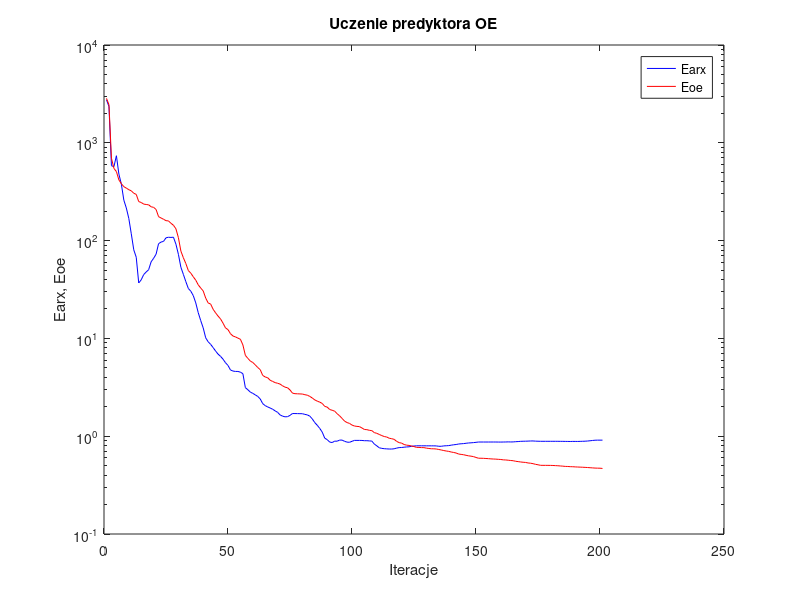
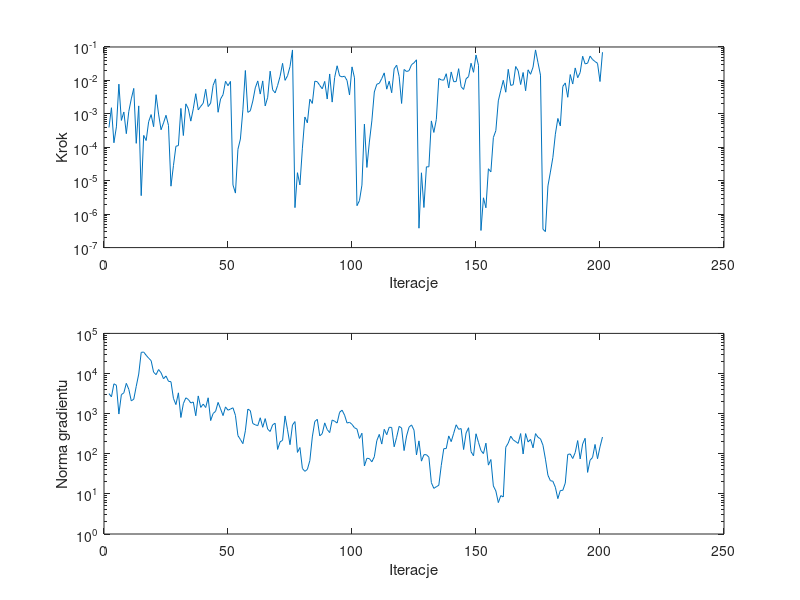

These figures' MATLAB source, in order:
%uczenie predyktora oe
clear all;
n=0; farx(n+1)=2.754629e+003; foe(n+1)=2.846614e+003; wspucz(n+1)=0.000000e+000; ng(n+1)=0.000000e+000;
%odnowa zmiennej metryki
n=1; farx(n+1)=2.347787e+003; foe(n+1)=2.453390e+003; krok(n+1)=3.909299e-004; ng(n+1)=3.166739e+003;
n=2; farx(n+1)=5.833383e+002; foe(n+1)=6.960926e+002; krok(n+1)=1.524981e-003; ng(n+1)=2.622130e+003;
n=3; farx(n+1)=5.703999e+002; foe(n+1)=5.469522e+002; krok(n+1)=1.366331e-004; ng(n+1)=5.546091e+003;
n=4; farx(n+1)=7.376708e+002; foe(n+1)=5.082811e+002; krok(n+1)=4.079127e-004; ng(n+1)=5.089884e+003;
n=5; farx(n+1)=4.786756e+002; foe(n+1)=4.172820e+002; krok(n+1)=7.737158e-003; ng(n+1)=9.771933e+002;
n=6; farx(n+1)=3.776753e+002; foe(n+1)=3.821113e+002; krok(n+1)=6.355479e-004; ng(n+1)=2.973302e+003;
n=7; farx(n+1)=2.589622e+002; foe(n+1)=3.559627e+002; krok(n+1)=1.136630e-003; ng(n+1)=3.304907e+003;
n=8; farx(n+1)=2.154690e+002; foe(n+1)=3.442697e+002; krok(n+1)=2.556540e-004; ng(n+1)=5.693933e+003;
n=9; farx(n+1)=1.686528e+002; foe(n+1)=3.315330e+002; krok(n+1)=1.186919e-003; ng(n+1)=4.043297e+003;
n=10; farx(n+1)=1.174098e+002; foe(n+1)=3.227930e+002; krok(n+1)=2.804162e-003; ng(n+1)=2.079805e+003;
n=11; farx(n+1)=8.052696e+001; foe(n+1)=3.050407e+002; krok(n+1)=5.767896e-003; ng(n+1)=2.288656e+003;
n=12; farx(n+1)=6.755035e+001; foe(n+1)=2.968949e+002; krok(n+1)=1.312842e-004; ng(n+1)=4.797513e+003;
n=13; farx(n+1)=3.687160e+001; foe(n+1)=2.505588e+002; krok(n+1)=1.730147e-003; ng(n+1)=9.692123e+003;
n=14; farx(n+1)=3.971478e+001; foe(n+1)=2.453437e+002; krok(n+1)=3.578487e-006; ng(n+1)=3.360955e+004;
n=15; farx(n+1)=4.492960e+001; foe(n+1)=2.361159e+002; krok(n+1)=2.266194e-004; ng(n+1)=3.431934e+004;
n=16; farx(n+1)=4.772123e+001; foe(n+1)=2.340796e+002; krok(n+1)=1.592395e-004; ng(n+1)=2.846718e+004;
n=17; farx(n+1)=5.041532e+001; foe(n+1)=2.321769e+002; krok(n+1)=5.823194e-004; ng(n+1)=2.415925e+004;
n=18; farx(n+1)=6.069657e+001; foe(n+1)=2.217702e+002; krok(n+1)=9.511937e-004; ng(n+1)=2.092457e+004;
n=19; farx(n+1)=6.591284e+001; foe(n+1)=2.188270e+002; krok(n+1)=4.129769e-004; ng(n+1)=1.076378e+004;
n=20; farx(n+1)=7.259156e+001; foe(n+1)=2.080334e+002; krok(n+1)=3.739948e-003; ng(n+1)=9.365699e+003;
n=21; farx(n+1)=9.302927e+001; foe(n+1)=1.757487e+002; krok(n+1)=9.854180e-004; ng(n+1)=1.255570e+004;
n=22; farx(n+1)=9.660455e+001; foe(n+1)=1.703605e+002; krok(n+1)=3.341463e-004; ng(n+1)=1.046028e+004;
n=23; farx(n+1)=9.819614e+001; foe(n+1)=1.653250e+002; krok(n+1)=5.362933e-004; ng(n+1)=7.396101e+003;
n=24; farx(n+1)=1.068031e+002; foe(n+1)=1.598920e+002; krok(n+1)=9.064776e-004; ng(n+1)=8.671038e+003;
n=25; farx(n+1)=1.082235e+002; foe(n+1)=1.589846e+002; krok(n+1)=4.526501e-004; ng(n+1)=6.389717e+003;
%odnowa zmiennej metryki
n=26; farx(n+1)=1.077608e+002; foe(n+1)=1.503375e+002; krok(n+1)=6.869231e-006; ng(n+1)=6.250475e+003;
n=27; farx(n+1)=1.083121e+002; foe(n+1)=1.435838e+002; krok(n+1)=2.829063e-005; ng(n+1)=2.404524e+003;
n=28; farx(n+1)=9.193659e+001; foe(n+1)=1.320745e+002; krok(n+1)=1.075741e-004; ng(n+1)=1.681427e+003;
n=29; farx(n+1)=7.236558e+001; foe(n+1)=1.071801e+002; krok(n+1)=1.123689e-004; ng(n+1)=3.298631e+003;
n=30; farx(n+1)=5.340015e+001; foe(n+1)=7.810168e+001; krok(n+1)=1.457389e-003; ng(n+1)=8.015297e+002;
n=31; farx(n+1)=4.516927e+001; foe(n+1)=6.680649e+001; krok(n+1)=2.247378e-004; ng(n+1)=1.774672e+003;
n=32; farx(n+1)=3.804925e+001; foe(n+1)=5.825204e+001; krok(n+1)=1.992740e-003; ng(n+1)=2.478800e+003;
n=33; farx(n+1)=3.241090e+001; foe(n+1)=4.942757e+001; krok(n+1)=1.420511e-003; ng(n+1)=2.255266e+003;
n=34; farx(n+1)=3.038013e+001; foe(n+1)=4.643198e+001; krok(n+1)=6.057322e-004; ng(n+1)=1.843363e+003;
n=35; farx(n+1)=2.738369e+001; foe(n+1)=4.267945e+001; krok(n+1)=1.413789e-003; ng(n+1)=1.950567e+003;
n=36; farx(n+1)=2.307038e+001; foe(n+1)=3.937632e+001; krok(n+1)=4.004785e-003; ng(n+1)=8.851287e+002;
n=37; farx(n+1)=1.832012e+001; foe(n+1)=3.528731e+001; krok(n+1)=1.318183e-003; ng(n+1)=2.762470e+003;
n=38; farx(n+1)=1.520153e+001; foe(n+1)=3.273066e+001; krok(n+1)=1.682049e-003; ng(n+1)=1.429908e+003;
n=39; farx(n+1)=1.280808e+001; foe(n+1)=3.057390e+001; krok(n+1)=2.075244e-003; ng(n+1)=1.728791e+003;
n=40; farx(n+1)=1.014493e+001; foe(n+1)=2.585306e+001; krok(n+1)=5.433546e-003; ng(n+1)=1.419617e+003;
n=41; farx(n+1)=9.236763e+000; foe(n+1)=2.304990e+001; krok(n+1)=1.651908e-003; ng(n+1)=2.481789e+003;
n=42; farx(n+1)=8.690814e+000; foe(n+1)=2.245172e+001; krok(n+1)=2.100547e-003; ng(n+1)=6.719073e+002;
n=43; farx(n+1)=8.058138e+000; foe(n+1)=1.985200e+001; krok(n+1)=7.119007e-003; ng(n+1)=1.008721e+003;
n=44; farx(n+1)=7.423681e+000; foe(n+1)=1.824887e+001; krok(n+1)=1.109636e-002; ng(n+1)=1.144515e+003;
n=45; farx(n+1)=6.901080e+000; foe(n+1)=1.689697e+001; krok(n+1)=1.116161e-003; ng(n+1)=1.907512e+003;
n=46; farx(n+1)=6.552232e+000; foe(n+1)=1.580950e+001; krok(n+1)=2.778799e-003; ng(n+1)=1.316265e+003;
n=47; farx(n+1)=6.126142e+000; foe(n+1)=1.430038e+001; krok(n+1)=3.752448e-003; ng(n+1)=8.943385e+002;
n=48; farx(n+1)=5.637359e+000; foe(n+1)=1.279792e+001; krok(n+1)=9.447410e-003; ng(n+1)=1.473032e+003;
n=49; farx(n+1)=5.289242e+000; foe(n+1)=1.229196e+001; krok(n+1)=6.956269e-003; ng(n+1)=1.217115e+003;
n=50; farx(n+1)=4.753379e+000; foe(n+1)=1.116571e+001; krok(n+1)=9.335866e-003; ng(n+1)=1.299804e+003;
%odnowa zmiennej metryki
n=51; farx(n+1)=4.636795e+000; foe(n+1)=1.057929e+001; krok(n+1)=7.470954e-006; ng(n+1)=1.399007e+003;
n=52; farx(n+1)=4.594773e+000; foe(n+1)=1.036359e+001; krok(n+1)=4.269784e-006; ng(n+1)=9.042117e+002;
n=53; farx(n+1)=4.594103e+000; foe(n+1)=1.006422e+001; krok(n+1)=8.683747e-005; ng(n+1)=2.837807e+002;
n=54; farx(n+1)=4.516952e+000; foe(n+1)=9.797898e+000; krok(n+1)=1.767187e-004; ng(n+1)=2.269498e+002;
n=55; farx(n+1)=4.359541e+000; foe(n+1)=8.582634e+000; krok(n+1)=1.317301e-003; ng(n+1)=1.785408e+002;
n=56; farx(n+1)=3.135531e+000; foe(n+1)=6.708804e+000; krok(n+1)=1.979909e-002; ng(n+1)=3.738168e+002;
n=57; farx(n+1)=2.986897e+000; foe(n+1)=6.250099e+000; krok(n+1)=1.109421e-003; ng(n+1)=1.296156e+003;
n=58; farx(n+1)=2.824691e+000; foe(n+1)=5.866964e+000; krok(n+1)=1.236155e-003; ng(n+1)=1.188285e+003;
n=59; farx(n+1)=2.741449e+000; foe(n+1)=5.669604e+000; krok(n+1)=2.414856e-003; ng(n+1)=5.665005e+002;
n=60; farx(n+1)=2.646675e+000; foe(n+1)=5.360061e+000; krok(n+1)=5.999763e-003; ng(n+1)=5.272805e+002;
n=61; farx(n+1)=2.550294e+000; foe(n+1)=5.037961e+000; krok(n+1)=9.659422e-003; ng(n+1)=5.016693e+002;
n=62; farx(n+1)=2.402961e+000; foe(n+1)=4.788426e+000; krok(n+1)=3.907882e-003; ng(n+1)=7.888990e+002;
n=63; farx(n+1)=2.151227e+000; foe(n+1)=4.181594e+000; krok(n+1)=9.661282e-003; ng(n+1)=4.567904e+002;
n=64; farx(n+1)=2.055191e+000; foe(n+1)=4.034163e+000; krok(n+1)=1.726346e-003; ng(n+1)=7.509917e+002;
n=65; farx(n+1)=1.991079e+000; foe(n+1)=3.961003e+000; krok(n+1)=3.128460e-003; ng(n+1)=4.106317e+002;
n=66; farx(n+1)=1.943136e+000; foe(n+1)=3.731373e+000; krok(n+1)=1.891529e-002; ng(n+1)=3.589538e+002;
n=67; farx(n+1)=1.886682e+000; foe(n+1)=3.631590e+000; krok(n+1)=5.242823e-003; ng(n+1)=5.265233e+002;
n=68; farx(n+1)=1.817043e+000; foe(n+1)=3.531605e+000; krok(n+1)=4.234033e-003; ng(n+1)=5.769359e+002;
n=69; farx(n+1)=1.754095e+000; foe(n+1)=3.477787e+000; krok(n+1)=7.088910e-003; ng(n+1)=1.282736e+002;
n=70; farx(n+1)=1.651242e+000; foe(n+1)=3.411286e+000; krok(n+1)=1.321323e-002; ng(n+1)=1.984066e+002;
n=71; farx(n+1)=1.603900e+000; foe(n+1)=3.275615e+000; krok(n+1)=3.244437e-002; ng(n+1)=2.156121e+002;
n=72; farx(n+1)=1.578014e+000; foe(n+1)=3.172491e+000; krok(n+1)=1.004449e-002; ng(n+1)=8.768063e+002;
n=73; farx(n+1)=1.583821e+000; foe(n+1)=3.129740e+000; krok(n+1)=1.378623e-002; ng(n+1)=3.955554e+002;
n=74; farx(n+1)=1.632664e+000; foe(n+1)=2.970096e+000; krok(n+1)=2.598758e-002; ng(n+1)=1.683917e+002;
n=75; farx(n+1)=1.706293e+000; foe(n+1)=2.756858e+000; krok(n+1)=8.153064e-002; ng(n+1)=5.208597e+002;
%odnowa zmiennej metryki
n=76; farx(n+1)=1.704234e+000; foe(n+1)=2.720738e+000; krok(n+1)=1.566513e-006; ng(n+1)=6.335722e+002;
n=77; farx(n+1)=1.702329e+000; foe(n+1)=2.713953e+000; krok(n+1)=1.738167e-005; ng(n+1)=1.080842e+002;
n=78; farx(n+1)=1.699754e+000; foe(n+1)=2.706106e+000; krok(n+1)=7.486185e-006; ng(n+1)=1.431761e+002;
n=79; farx(n+1)=1.698386e+000; foe(n+1)=2.698622e+000; krok(n+1)=9.411109e-005; ng(n+1)=4.293864e+001;
n=80; farx(n+1)=1.671203e+000; foe(n+1)=2.656604e+000; krok(n+1)=8.062699e-004; ng(n+1)=3.644730e+001;
n=81; farx(n+1)=1.650838e+000; foe(n+1)=2.625712e+000; krok(n+1)=5.391128e-004; ng(n+1)=4.067995e+001;
n=82; farx(n+1)=1.602675e+000; foe(n+1)=2.550471e+000; krok(n+1)=2.739044e-003; ng(n+1)=6.761572e+001;
n=83; farx(n+1)=1.501028e+000; foe(n+1)=2.457335e+000; krok(n+1)=2.050616e-003; ng(n+1)=2.628395e+002;
n=84; farx(n+1)=1.376808e+000; foe(n+1)=2.348503e+000; krok(n+1)=9.495353e-003; ng(n+1)=6.385944e+002;
n=85; farx(n+1)=1.292786e+000; foe(n+1)=2.283252e+000; krok(n+1)=9.150227e-003; ng(n+1)=7.222707e+002;
n=86; farx(n+1)=1.200782e+000; foe(n+1)=2.229621e+000; krok(n+1)=7.088910e-003; ng(n+1)=2.790499e+002;
n=87; farx(n+1)=1.100787e+000; foe(n+1)=2.162988e+000; krok(n+1)=5.608324e-003; ng(n+1)=3.182080e+002;
n=88; farx(n+1)=9.554677e-001; foe(n+1)=2.017418e+000; krok(n+1)=9.344559e-003; ng(n+1)=5.884102e+002;
n=89; farx(n+1)=9.223641e-001; foe(n+1)=1.985098e+000; krok(n+1)=2.778799e-003; ng(n+1)=4.014755e+002;
n=90; farx(n+1)=8.714203e-001; foe(n+1)=1.875026e+000; krok(n+1)=1.559909e-002; ng(n+1)=3.368444e+002;
n=91; farx(n+1)=8.611681e-001; foe(n+1)=1.841971e+000; krok(n+1)=2.247173e-003; ng(n+1)=6.941123e+002;
n=92; farx(n+1)=8.899852e-001; foe(n+1)=1.803695e+000; krok(n+1)=1.226153e-002; ng(n+1)=6.457823e+002;
n=93; farx(n+1)=8.891254e-001; foe(n+1)=1.698946e+000; krok(n+1)=2.741202e-002; ng(n+1)=5.824142e+002;
n=94; farx(n+1)=9.123743e-001; foe(n+1)=1.616303e+000; krok(n+1)=1.366559e-002; ng(n+1)=1.080174e+003;
n=95; farx(n+1)=9.124655e-001; foe(n+1)=1.520187e+000; krok(n+1)=1.275465e-002; ng(n+1)=1.220355e+003;
n=96; farx(n+1)=8.868634e-001; foe(n+1)=1.426625e+000; krok(n+1)=1.340015e-002; ng(n+1)=9.186203e+002;
n=97; farx(n+1)=8.699881e-001; foe(n+1)=1.378631e+000; krok(n+1)=9.939766e-003; ng(n+1)=5.833956e+002;
n=98; farx(n+1)=8.665421e-001; foe(n+1)=1.351549e+000; krok(n+1)=3.660956e-003; ng(n+1)=6.080419e+002;
n=99; farx(n+1)=8.867466e-001; foe(n+1)=1.299619e+000; krok(n+1)=2.541206e-002; ng(n+1)=5.400968e+002;
n=100; farx(n+1)=9.060769e-001; foe(n+1)=1.271475e+000; krok(n+1)=1.196341e-002; ng(n+1)=4.447397e+002;
%odnowa zmiennej metryki
n=101; farx(n+1)=9.059903e-001; foe(n+1)=1.259590e+000; krok(n+1)=1.793158e-006; ng(n+1)=4.136616e+002;
n=102; farx(n+1)=9.060506e-001; foe(n+1)=1.253928e+000; krok(n+1)=2.537287e-006; ng(n+1)=2.406457e+002;
n=103; farx(n+1)=9.049606e-001; foe(n+1)=1.213880e+000; krok(n+1)=7.381362e-006; ng(n+1)=3.248070e+002;
n=104; farx(n+1)=8.994562e-001; foe(n+1)=1.171506e+000; krok(n+1)=4.927090e-004; ng(n+1)=4.962135e+001;
n=105; farx(n+1)=8.995408e-001; foe(n+1)=1.166634e+000; krok(n+1)=2.496301e-005; ng(n+1)=7.711276e+001;
n=106; farx(n+1)=8.951607e-001; foe(n+1)=1.148660e+000; krok(n+1)=1.433605e-004; ng(n+1)=7.585559e+001;
n=107; farx(n+1)=8.914111e-001; foe(n+1)=1.140101e+000; krok(n+1)=6.145526e-004; ng(n+1)=6.297836e+001;
n=108; farx(n+1)=8.309636e-001; foe(n+1)=1.088124e+000; krok(n+1)=4.509565e-003; ng(n+1)=8.412977e+001;
n=109; farx(n+1)=7.969854e-001; foe(n+1)=1.069952e+000; krok(n+1)=7.692316e-003; ng(n+1)=2.115704e+002;
n=110; farx(n+1)=7.612446e-001; foe(n+1)=1.042224e+000; krok(n+1)=8.202462e-003; ng(n+1)=3.039203e+002;
n=111; farx(n+1)=7.509144e-001; foe(n+1)=1.014662e+000; krok(n+1)=1.139839e-002; ng(n+1)=1.744778e+002;
n=112; farx(n+1)=7.451777e-001; foe(n+1)=9.924854e-001; krok(n+1)=1.680437e-002; ng(n+1)=4.068740e+002;
n=113; farx(n+1)=7.420476e-001; foe(n+1)=9.810112e-001; krok(n+1)=5.478088e-003; ng(n+1)=2.981196e+002;
n=114; farx(n+1)=7.395802e-001; foe(n+1)=9.534164e-001; krok(n+1)=9.458902e-003; ng(n+1)=4.575602e+002;
n=115; farx(n+1)=7.392186e-001; foe(n+1)=9.429611e-001; krok(n+1)=4.282689e-003; ng(n+1)=4.529270e+002;
n=116; farx(n+1)=7.438889e-001; foe(n+1)=9.286701e-001; krok(n+1)=2.223039e-002; ng(n+1)=1.491918e+002;
n=117; farx(n+1)=7.557223e-001; foe(n+1)=8.858158e-001; krok(n+1)=2.857938e-002; ng(n+1)=2.573109e+002;
n=118; farx(n+1)=7.645607e-001; foe(n+1)=8.594658e-001; krok(n+1)=1.321526e-002; ng(n+1)=4.812752e+002;
n=119; farx(n+1)=7.667029e-001; foe(n+1)=8.497798e-001; krok(n+1)=2.045232e-003; ng(n+1)=4.389506e+002;
n=120; farx(n+1)=7.720127e-001; foe(n+1)=8.223538e-001; krok(n+1)=2.128042e-002; ng(n+1)=1.200836e+002;
n=121; farx(n+1)=7.765087e-001; foe(n+1)=8.099825e-001; krok(n+1)=1.844475e-002; ng(n+1)=2.770127e+002;
n=122; farx(n+1)=7.792920e-001; foe(n+1)=8.050616e-001; krok(n+1)=1.957031e-002; ng(n+1)=4.600509e+002;
n=123; farx(n+1)=7.880030e-001; foe(n+1)=7.940770e-001; krok(n+1)=2.954351e-002; ng(n+1)=5.238626e+002;
n=124; farx(n+1)=7.934339e-001; foe(n+1)=7.838837e-001; krok(n+1)=3.361391e-002; ng(n+1)=3.878571e+002;
n=125; farx(n+1)=7.979567e-001; foe(n+1)=7.685140e-001; krok(n+1)=4.134280e-002; ng(n+1)=9.374322e+001;
%odnowa zmiennej metryki
n=126; farx(n+1)=7.979406e-001; foe(n+1)=7.677025e-001; krok(n+1)=3.804337e-007; ng(n+1)=2.094126e+002;
n=127; farx(n+1)=7.976910e-001; foe(n+1)=7.646658e-001; krok(n+1)=1.726474e-005; ng(n+1)=6.550980e+001;
n=128; farx(n+1)=7.976645e-001; foe(n+1)=7.641577e-001; krok(n+1)=1.581345e-006; ng(n+1)=9.476597e+001;
n=129; farx(n+1)=7.973753e-001; foe(n+1)=7.549894e-001; krok(n+1)=2.605170e-005; ng(n+1)=9.489361e+001;
n=130; farx(n+1)=7.970525e-001; foe(n+1)=7.489292e-001; krok(n+1)=2.605170e-005; ng(n+1)=8.210993e+001;
n=131; farx(n+1)=7.970811e-001; foe(n+1)=7.440131e-001; krok(n+1)=6.145526e-004; ng(n+1)=1.902886e+001;
n=132; farx(n+1)=7.968405e-001; foe(n+1)=7.432803e-001; krok(n+1)=2.779644e-004; ng(n+1)=1.372267e+001;
n=133; farx(n+1)=7.954984e-001; foe(n+1)=7.397878e-001; krok(n+1)=6.791933e-004; ng(n+1)=1.508051e+001;
n=134; farx(n+1)=7.888448e-001; foe(n+1)=7.314832e-001; krok(n+1)=1.139839e-002; ng(n+1)=1.638158e+001;
n=135; farx(n+1)=7.888166e-001; foe(n+1)=7.230300e-001; krok(n+1)=1.034736e-002; ng(n+1)=5.146293e+001;
n=136; farx(n+1)=7.959701e-001; foe(n+1)=7.133418e-001; krok(n+1)=1.019133e-002; ng(n+1)=1.338432e+002;
n=137; farx(n+1)=7.986073e-001; foe(n+1)=7.057045e-001; krok(n+1)=1.586441e-002; ng(n+1)=1.349493e+002;
n=138; farx(n+1)=8.016363e-001; foe(n+1)=6.994927e-001; krok(n+1)=5.967206e-003; ng(n+1)=2.784510e+002;
n=139; farx(n+1)=8.097367e-001; foe(n+1)=6.893782e-001; krok(n+1)=1.792653e-002; ng(n+1)=2.005703e+002;
n=140; farx(n+1)=8.173352e-001; foe(n+1)=6.816937e-001; krok(n+1)=9.157950e-003; ng(n+1)=3.237347e+002;
n=141; farx(n+1)=8.223118e-001; foe(n+1)=6.732221e-001; krok(n+1)=9.231023e-003; ng(n+1)=5.269392e+002;
n=142; farx(n+1)=8.322111e-001; foe(n+1)=6.571651e-001; krok(n+1)=2.243330e-002; ng(n+1)=4.072635e+002;
n=143; farx(n+1)=8.366822e-001; foe(n+1)=6.516537e-001; krok(n+1)=6.480489e-003; ng(n+1)=4.242424e+002;
n=144; farx(n+1)=8.402942e-001; foe(n+1)=6.464317e-001; krok(n+1)=5.368339e-003; ng(n+1)=1.274536e+002;
n=145; farx(n+1)=8.467615e-001; foe(n+1)=6.375951e-001; krok(n+1)=1.121665e-002; ng(n+1)=3.287776e+002;
n=146; farx(n+1)=8.527925e-001; foe(n+1)=6.299413e-001; krok(n+1)=1.299379e-002; ng(n+1)=4.454628e+002;
n=147; farx(n+1)=8.556963e-001; foe(n+1)=6.250519e-001; krok(n+1)=3.266584e-002; ng(n+1)=1.122543e+002;
n=148; farx(n+1)=8.601493e-001; foe(n+1)=6.183859e-001; krok(n+1)=1.748904e-002; ng(n+1)=8.888063e+001;
n=149; farx(n+1)=8.656764e-001; foe(n+1)=6.062211e-001; krok(n+1)=5.753289e-002; ng(n+1)=3.148401e+002;
n=150; farx(n+1)=8.720177e-001; foe(n+1)=5.954657e-001; krok(n+1)=2.840322e-002; ng(n+1)=1.927460e+002;
%odnowa zmiennej metryki
n=151; farx(n+1)=8.720032e-001; foe(n+1)=5.951817e-001; krok(n+1)=3.251180e-007; ng(n+1)=1.204043e+002;
n=152; farx(n+1)=8.719689e-001; foe(n+1)=5.939895e-001; krok(n+1)=3.088125e-006; ng(n+1)=1.009490e+002;
n=153; farx(n+1)=8.719396e-001; foe(n+1)=5.917446e-001; krok(n+1)=1.550654e-006; ng(n+1)=1.836489e+002;
n=154; farx(n+1)=8.720220e-001; foe(n+1)=5.894740e-001; krok(n+1)=2.282707e-005; ng(n+1)=5.208776e+001;
n=155; farx(n+1)=8.721172e-001; foe(n+1)=5.864503e-001; krok(n+1)=1.843074e-005; ng(n+1)=7.188710e+001;
n=156; farx(n+1)=8.721726e-001; foe(n+1)=5.844233e-001; krok(n+1)=1.955288e-004; ng(n+1)=1.575990e+001;
n=157; farx(n+1)=8.721581e-001; foe(n+1)=5.829052e-001; krok(n+1)=3.151866e-004; ng(n+1)=1.183468e+001;
n=158; farx(n+1)=8.713295e-001; foe(n+1)=5.801960e-001; krok(n+1)=2.448466e-003; ng(n+1)=6.068198e+000;
n=159; farx(n+1)=8.709138e-001; foe(n+1)=5.780392e-001; krok(n+1)=5.060913e-003; ng(n+1)=9.047810e+000;
n=160; farx(n+1)=8.720547e-001; foe(n+1)=5.731020e-001; krok(n+1)=1.007731e-002; ng(n+1)=8.378896e+000;
n=161; farx(n+1)=8.729016e-001; foe(n+1)=5.714937e-001; krok(n+1)=4.438029e-003; ng(n+1)=1.452180e+002;
n=162; farx(n+1)=8.750407e-001; foe(n+1)=5.680792e-001; krok(n+1)=2.147336e-002; ng(n+1)=1.847798e+002;
n=163; farx(n+1)=8.731505e-001; foe(n+1)=5.644024e-001; krok(n+1)=7.088910e-003; ng(n+1)=2.746881e+002;
n=164; farx(n+1)=8.743483e-001; foe(n+1)=5.615715e-001; krok(n+1)=7.444102e-003; ng(n+1)=2.222196e+002;
n=165; farx(n+1)=8.788843e-001; foe(n+1)=5.539941e-001; krok(n+1)=2.607440e-002; ng(n+1)=2.008936e+002;
n=166; farx(n+1)=8.817159e-001; foe(n+1)=5.499519e-001; krok(n+1)=1.948770e-002; ng(n+1)=1.812891e+002;
n=167; farx(n+1)=8.863149e-001; foe(n+1)=5.450567e-001; krok(n+1)=7.530795e-003; ng(n+1)=3.187545e+002;
n=168; farx(n+1)=8.881491e-001; foe(n+1)=5.416002e-001; krok(n+1)=1.725161e-002; ng(n+1)=9.887887e+001;
n=169; farx(n+1)=8.891300e-001; foe(n+1)=5.390842e-001; krok(n+1)=4.912155e-003; ng(n+1)=3.182162e+002;
n=170; farx(n+1)=8.910150e-001; foe(n+1)=5.325801e-001; krok(n+1)=2.074719e-002; ng(n+1)=1.967746e+002;
n=171; farx(n+1)=8.934217e-001; foe(n+1)=5.293593e-001; krok(n+1)=1.525264e-002; ng(n+1)=2.284853e+002;
n=172; farx(n+1)=8.943322e-001; foe(n+1)=5.238994e-001; krok(n+1)=2.489395e-002; ng(n+1)=1.405832e+002;
n=173; farx(n+1)=8.900367e-001; foe(n+1)=5.156781e-001; krok(n+1)=8.172294e-002; ng(n+1)=3.176037e+002;
n=174; farx(n+1)=8.885333e-001; foe(n+1)=5.104254e-001; krok(n+1)=3.377395e-002; ng(n+1)=2.570089e+002;
n=175; farx(n+1)=8.869408e-001; foe(n+1)=5.039265e-001; krok(n+1)=1.438335e-002; ng(n+1)=2.355556e+002;
%odnowa zmiennej metryki
n=176; farx(n+1)=8.869329e-001; foe(n+1)=5.035283e-001; krok(n+1)=3.537189e-007; ng(n+1)=1.634058e+002;
n=177; farx(n+1)=8.869298e-001; foe(n+1)=5.034512e-001; krok(n+1)=3.008985e-007; ng(n+1)=7.333799e+001;
n=178; farx(n+1)=8.869398e-001; foe(n+1)=5.032035e-001; krok(n+1)=6.971762e-006; ng(n+1)=2.917121e+001;
n=179; farx(n+1)=8.869496e-001; foe(n+1)=5.029058e-001; krok(n+1)=1.817813e-005; ng(n+1)=2.133269e+001;
n=180; farx(n+1)=8.870133e-001; foe(n+1)=5.020305e-001; krok(n+1)=4.993299e-005; ng(n+1)=2.062836e+001;
n=181; farx(n+1)=8.869430e-001; foe(n+1)=5.002353e-001; krok(n+1)=2.463545e-004; ng(n+1)=1.461388e+001;
n=182; farx(n+1)=8.867569e-001; foe(n+1)=4.988311e-001; krok(n+1)=7.286945e-004; ng(n+1)=7.606139e+000;
n=183; farx(n+1)=8.861037e-001; foe(n+1)=4.962566e-001; krok(n+1)=4.352222e-004; ng(n+1)=1.214056e+001;
n=184; farx(n+1)=8.859143e-001; foe(n+1)=4.940676e-001; krok(n+1)=6.607631e-003; ng(n+1)=1.226509e+001;
n=185; farx(n+1)=8.848015e-001; foe(n+1)=4.910884e-001; krok(n+1)=8.417037e-003; ng(n+1)=1.862130e+001;
n=186; farx(n+1)=8.841948e-001; foe(n+1)=4.903873e-001; krok(n+1)=3.135616e-003; ng(n+1)=9.613907e+001;
n=187; farx(n+1)=8.832167e-001; foe(n+1)=4.880535e-001; krok(n+1)=1.496365e-002; ng(n+1)=9.886777e+001;
n=188; farx(n+1)=8.847689e-001; foe(n+1)=4.873858e-001; krok(n+1)=7.801084e-003; ng(n+1)=7.602800e+001;
n=189; farx(n+1)=8.844829e-001; foe(n+1)=4.854397e-001; krok(n+1)=2.362755e-002; ng(n+1)=1.071282e+002;
n=190; farx(n+1)=8.839615e-001; foe(n+1)=4.840414e-001; krok(n+1)=1.205272e-002; ng(n+1)=2.131175e+002;
n=191; farx(n+1)=8.856242e-001; foe(n+1)=4.828548e-001; krok(n+1)=1.725161e-002; ng(n+1)=7.425202e+001;
n=192; farx(n+1)=8.873151e-001; foe(n+1)=4.815163e-001; krok(n+1)=5.286105e-002; ng(n+1)=1.752500e+002;
n=193; farx(n+1)=8.890322e-001; foe(n+1)=4.799486e-001; krok(n+1)=3.122169e-002; ng(n+1)=2.428856e+002;
n=194; farx(n+1)=8.927919e-001; foe(n+1)=4.783350e-001; krok(n+1)=3.277333e-002; ng(n+1)=3.433633e+001;
n=195; farx(n+1)=8.983421e-001; foe(n+1)=4.762340e-001; krok(n+1)=5.344903e-002; ng(n+1)=6.904934e+001;
n=196; farx(n+1)=9.045500e-001; foe(n+1)=4.741997e-001; krok(n+1)=4.226396e-002; ng(n+1)=8.090160e+001;
n=197; farx(n+1)=9.097794e-001; foe(n+1)=4.722220e-001; krok(n+1)=3.670029e-002; ng(n+1)=1.706700e+002;
n=198; farx(n+1)=9.114279e-001; foe(n+1)=4.712425e-001; krok(n+1)=3.243320e-002; ng(n+1)=7.513834e+001;
n=199; farx(n+1)=9.114003e-001; foe(n+1)=4.707828e-001; krok(n+1)=9.266348e-003; ng(n+1)=1.487217e+002;
n=200; farx(n+1)=9.113404e-001; foe(n+1)=4.681252e-001; krok(n+1)=6.964181e-002; ng(n+1)=2.613433e+002;

figure; semilogy(farx,'b'); hold on; semilogy(foe,'r'); xlabel('Iteracje'); ylabel('Earx, Eoe'); legend('Earx','Eoe'); title('Uczenie predyktora OE');
figure; subplot(2,1,1); semilogy(krok); xlabel('Iteracje'); ylabel('Krok');
subplot(2,1,2); semilogy(ng); xlabel('Iteracje'); ylabel('Norma gradientu');
Earx=farx(n+1)
Eoe=foe(n+1)
